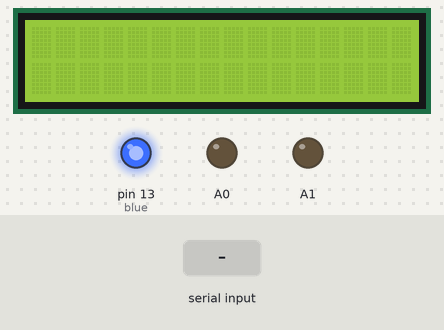
Bench run of a sketch on a simulated Arduino Uno, built with avr-gcc and run on an emulated ATmega328P. On the bench: 16×2 character LCD, output pins drawn as LEDs (lit = HIGH). The test bench sets the inputs (shaded band). What the sketch prints to the serial monitor is not drawn.

Above: at 1.2 s.
1.3 s: "1" received over Serial
At 2.0 s:
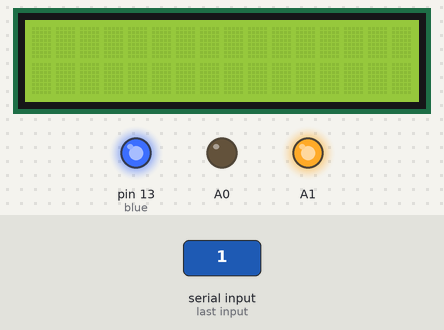
2.8 s: "2" received over Serial
At 3.1 s:
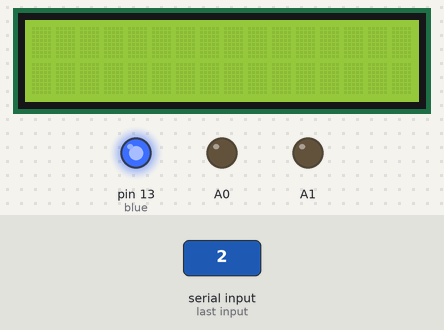
4.3 s: "0" received over Serial
At 5.4 s:
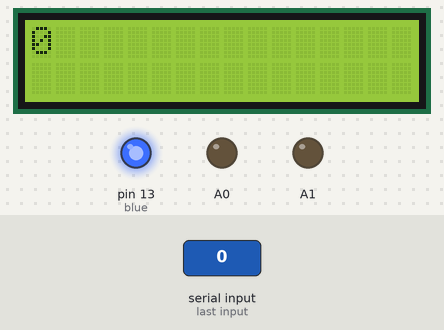
Timing chart, 0 to 7.3 s (numbered marks = the images above; inputs shaded):
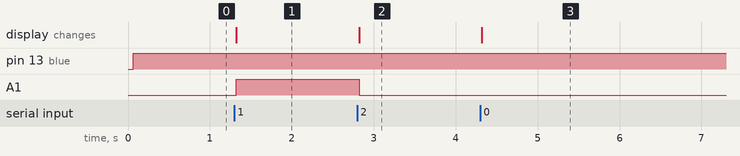

The sketch:

Simple_Texting__BTH_.ino
```cpp
#include <LiquidCrystal.h>

char str[34],L=2;
int temp=0,i=0;
int Pass=0,p=0;
 int c,x,d;
 int blue = 13;
LiquidCrystal lcd(11, 10, 6, 5, 4, 3);

//INSTRUCTIONS;

//Use a bluetooth arduino app to transfer text to the board using the module;

void setup()
{
 Serial.begin(9600);

 pinMode(blue, OUTPUT);

  pinMode(A1,OUTPUT);
  pinMode(A0,OUTPUT);
   pinMode(4,OUTPUT);

  digitalWrite(A1,LOW);
  digitalWrite(A0,LOW);
   digitalWrite(4,LOW);

  lcd.begin(16, 2);


}


void loop()
{
  digitalWrite(blue, HIGH);

  if(temp==1)
  {
    check();
     temp=0;
    i=0;
    delay(1000);
  }

}

void serialEvent()
 {
      while (Serial.available())
      {
      char inChar=Serial.read();
      str[i++]=inChar;
      delay(10);
      }
       for (p=i+1;p<34;p++)
      {
        str[i++]=32;
      }
    temp=1;
  Serial.write(str);
  lcd.setCursor(0, 0);
 lcd.print(str);
  if(i>16)
  {
    d=16;
    for (x=0;x<=17;x++)
    {
    lcd.setCursor(x,2);
    lcd.print(str[d]);
    d++;
    }
  }
 }

void check()
{
if(!(strncmp(str,"1",1)))
  {
   digitalWrite(A1,50);
   lcd.clear();
  }
  else if(!(strncmp(str,"2",1)))
  {
   digitalWrite(A1,LOW);
   lcd.clear();
  }
}
```

Measured:
- after the input at 1.3 s, A1: LOW → HIGH at once; the display: first changes at once (image 1 shows a later state)
- after the input at 2.8 s, A1: HIGH → LOW at once; the display: first changes at once (image 2 shows a later state)
- after the input at 4.3 s, the display: changes at once (image 3)
